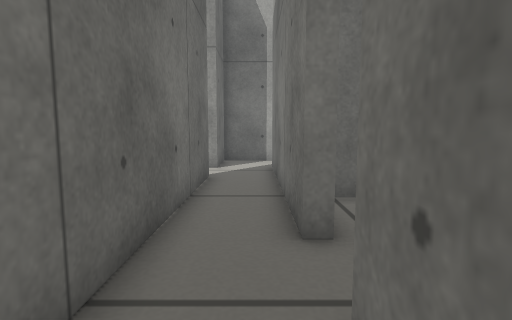
View 1 (above)

20 first-person views from a walk through a Gazebo world. The camera is 0.36 m above the floor, tilts 6° down and sees 80° across. The floor is counted in squares, 0.2 m on a side. Each view is taken from the middle of a square. On the plan, view 1 faces up. The plan holds only what a view shows up to about 16 squares ahead; the rest is blank.

View 2
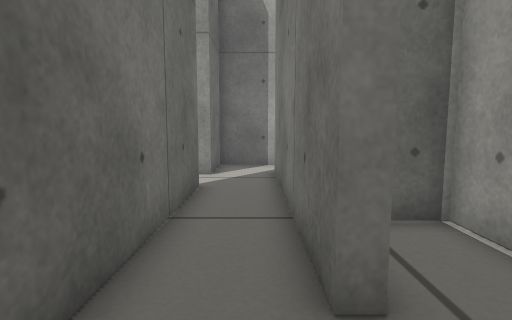

View 3
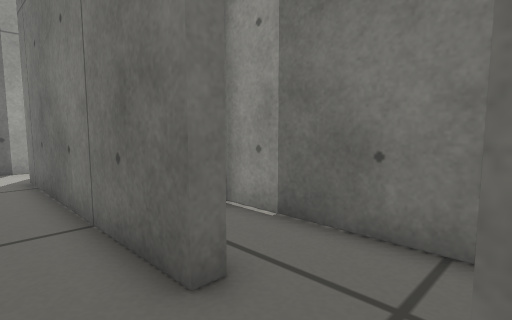

View 4
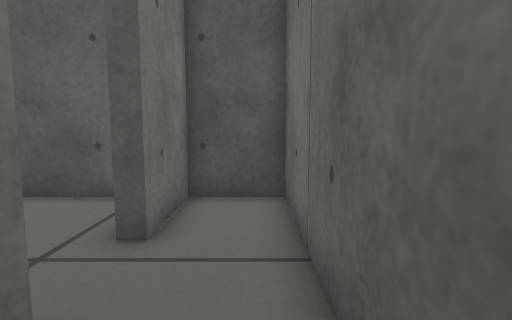

View 5
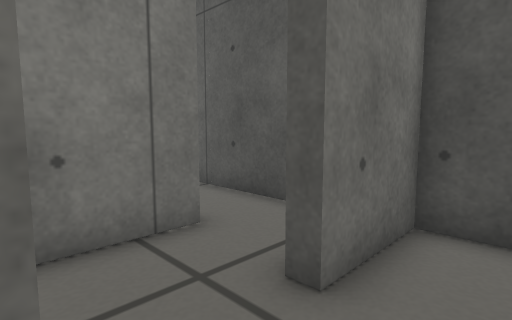

View 6
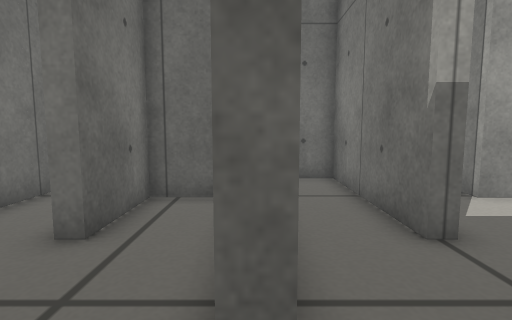

View 7
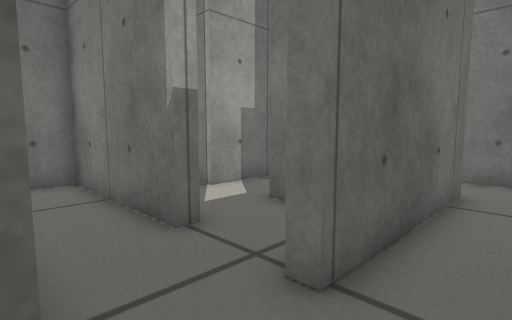

View 8
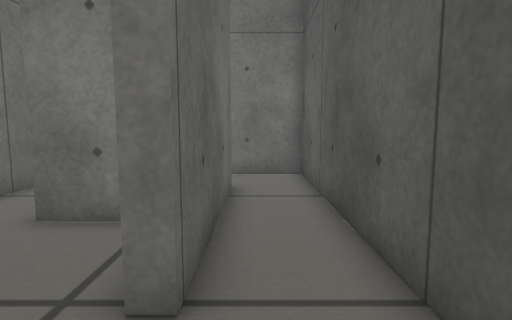

View 9
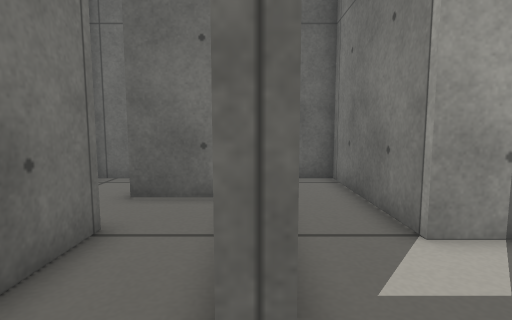

View 10
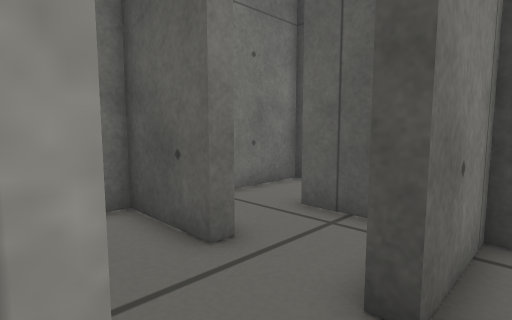

View 11
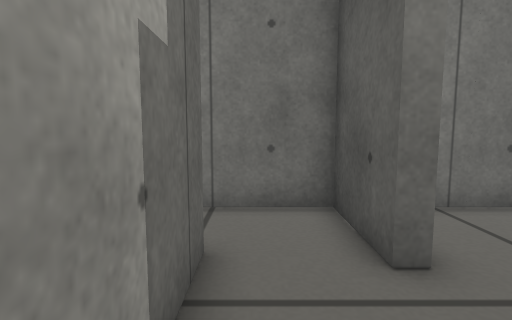

View 12
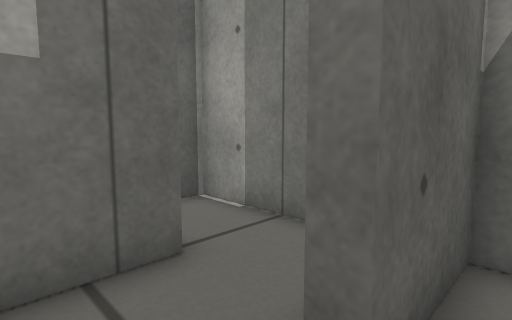

View 13
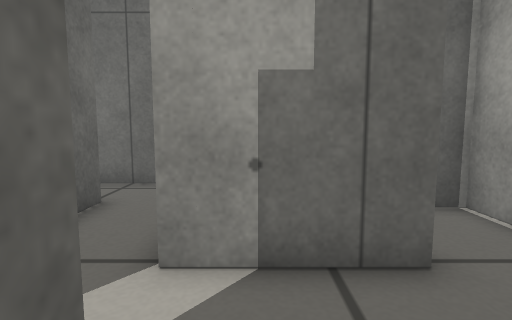

View 14
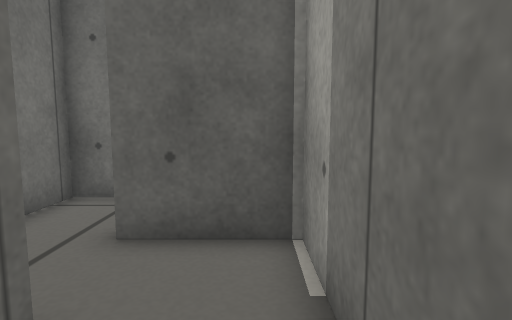

View 15
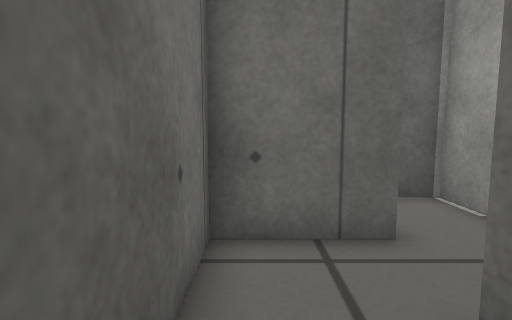

View 16
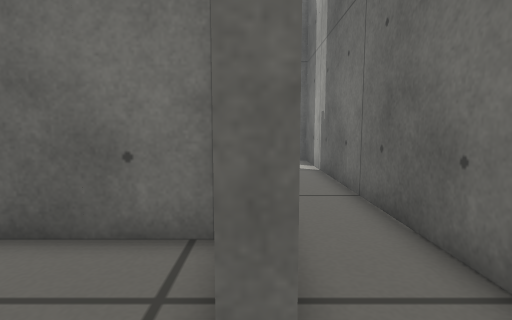

View 17
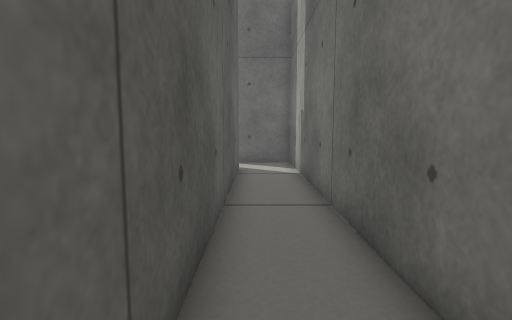

View 18
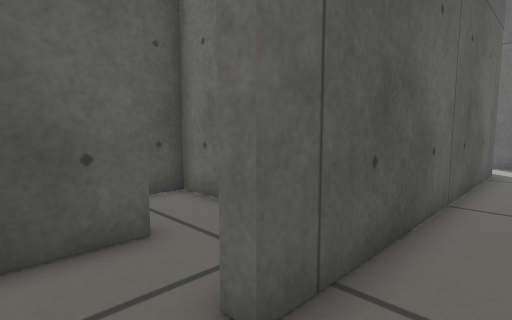

View 19
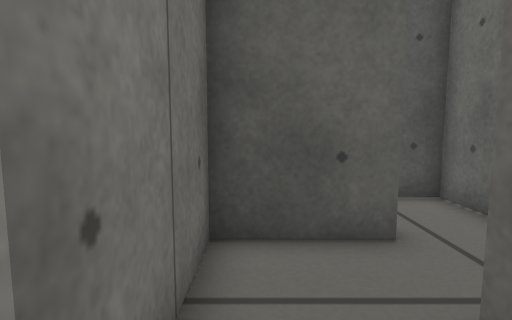

View 20
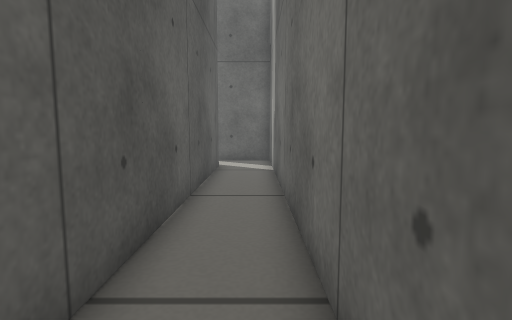

### Floor plan
Ten units are one square. View 1 is at (0, 0); x grows to the right and y downward. Boxes are objects, and circles mark ways between rooms. Rooms are numbered by the first view taken in them; rooms with no view inside come last. Other rooms are left out.
<svg viewBox="-28 -173 191 186">
<path fill="none" stroke="#000" d="M8 -48 8 -143M-17 -114 -17 8 8 8 8 -22M-17 -138 -23 -138M98 -21 98 -53 103 -53 103 -47M74 -48 68 -48 68 -84M115 -22 133 -22M132 -18 68 -18 68 -23M44 -18 38 -18M132 -78 98 -78M36 8 158 7 158 -48 128 -48 128 -52M43 -84 43 -60M128 -52 158 -52 158 -74M103 -106 103 -83 114 -83M8 -143 132 -143 132 -138M158 -136 158 -168 -17 -168 -17 -138M73 -114 73 -102M26 -138 14 -138M68 -84 68 -108 37 -108M98 -78 98 -138 59 -138M8 -22 13 -22M38 -18 38 -78 13 -78 13 -48 8 -48M132 -84 132 -78M158 -74 158 -108 128 -108M128 -113 158 -113 158 -136M128 -108 128 -113M132 -138 103 -138 103 -106M26 8 36 8"/>
<circle cx="-5" cy="-140" r="3" fill="#2a7"/>
<circle cx="10" cy="-35" r="3" fill="#2a7"/>
<circle cx="130" cy="-65" r="3" fill="#2a7"/>
<circle cx="70" cy="-80" r="3" fill="#2a7"/>
<circle cx="40" cy="-5" r="3" fill="#2a7"/>
<circle cx="145" cy="-80" r="3" fill="#2a7"/>
<circle cx="130" cy="-95" r="3" fill="#2a7"/>
<circle cx="115" cy="-110" r="3" fill="#2a7"/>
<circle cx="145" cy="-140" r="3" fill="#2a7"/>
<circle cx="25" cy="-20" r="3" fill="#2a7"/>
<circle cx="130" cy="-125" r="3" fill="#2a7"/>
<text x="-10" y="-70">1</text>
<text x="90" y="-30">2</text>
<text x="140" y="-70">3</text>
<text x="110" y="-100">4</text>
<text x="70" y="-150">5</text>
<text x="50" y="-120">6</text>
<text x="20" y="-40">7</text>
<text x="140" y="-90">8</text>
<text x="140" y="-130">9</text>
<text x="110" y="-120">10</text>
<text x="20" y="-10">11</text>
</svg>
Room 1 opens to room 5. Room 1 opens to room 7. Room 2 opens to room 3. Room 2 opens to room 6. Room 2 opens to room 11. Room 3 opens to room 8. Room 4 opens to room 8. Room 4 opens to room 10. Room 5 opens to room 9. Room 7 opens to room 11. Room 9 opens to room 10.

Where each view was taken, in squares from view 1:
view 1: 0 up, 0 right, facing up
view 2: 2 up, 0 right, facing up
view 3: 2 up, 1 left, facing up-right
view 4: 7 up, 1 left, facing down
view 5: 5 up, 1 left, facing down-right
view 6: 0 up, 4 right, facing up
view 7: 0 up, 4 right, facing up-right
view 8: 1 up, 4 right, facing right
view 9: 3 up, 7 right, facing up
view 10: 8 up, 9 right, facing down-right
view 11: 7 up, 9 right, facing right
view 12: 4 up, 11 right, facing up-right
view 13: 4 up, 11 right, facing up
view 14: 6 up, 15 right, facing up
view 15: 9 up, 11 right, facing up
view 16: 14 up, 15 right, facing left
view 17: 15 up, 14 right, facing left
view 18: 16 up, 15 right, facing down-left
view 19: 16 up, 15 right, facing down
view 20: 16 up, 15 right, facing left
